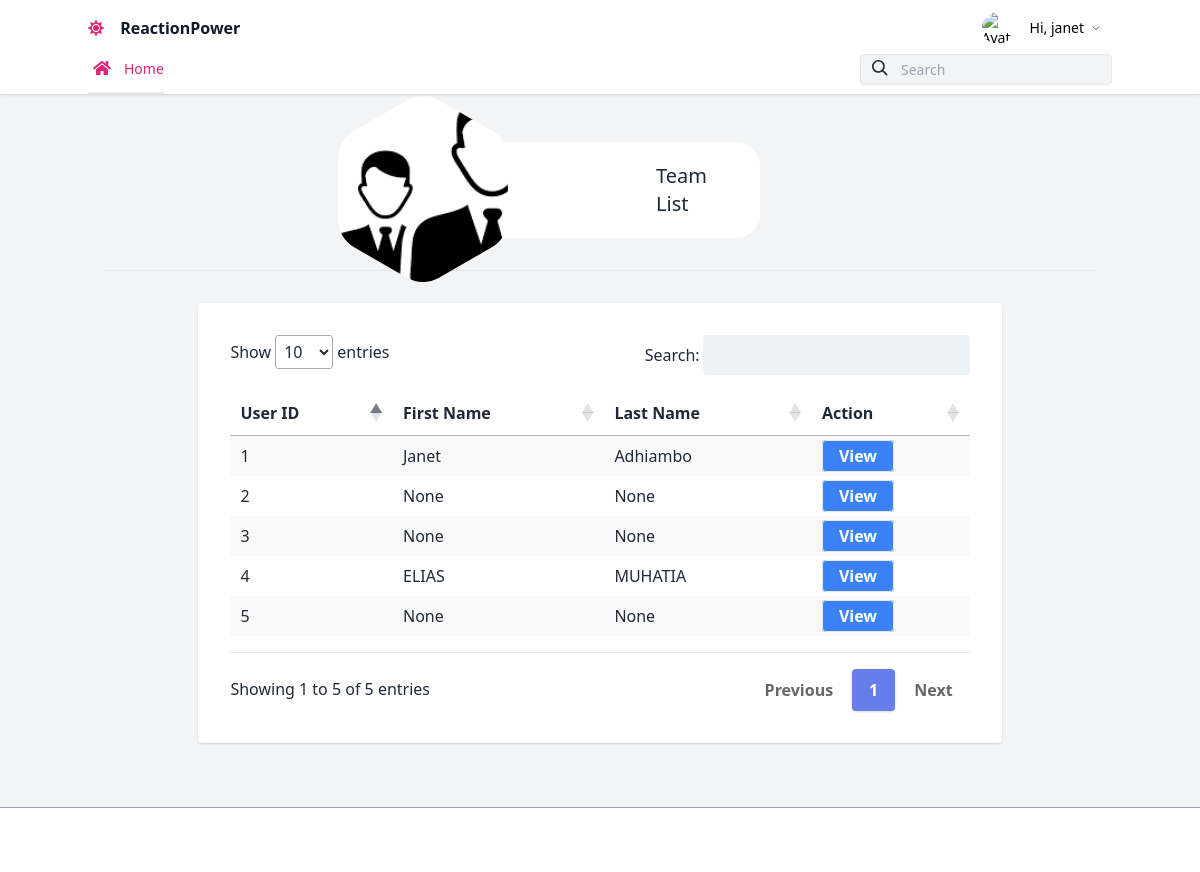
Page /responses/team/ (signed in) on the committed database.
### responses/models.py (models this page shows)
class Profile(models.Model):
    user = models.OneToOneField(User, on_delete=models.CASCADE)
    Surname = models.CharField(max_length=120, null=True)
    FirstName = models.CharField(max_length=120, null=True)
    LastName = models.CharField(max_length=120, null=True)
    Role = models.CharField(max_length=20, null=True)
    Gender = models.CharField(max_length=10, choices=[
        ('M', 'Male'),
        ('F', 'Female'),
    ])
    ProfilePic = models.ImageField(upload_to="ProilePics/", blank=True, null=True)

### responses/views.py (the view)
# urls.py: path('team/', views.team_view, name='team'),
@login_required
def team_view(request):
    profiles = Profile.objects.all().values()
    current_user = request.user
    if current_user.is_superuser:
        context = {
            'profile': profiles,
            'var2': 67
        }
        print(context)
        return render(request, "responses/team.html", context)
    else:
        return redirect('responses:my_responses')

### responses/templates/responses/team.html (shortened to what this page needs)
{% extends 'responses/base.html' %}
{% block body %}
<div class="flex items-center justify-center  bg-gray-100" style="margin-top:30px;">
    <div class="flex flex-col items-center w-full max-w-xs p-4 bg-white rounded-3xl md:flex-row">
        <div class="-mt-28 md:-my-16 md:-ml-32" style="clip-path: url(#roundedPolygon)">
            <img
                 class="w-auto h-48"
                 alt="Ahmed Kamel"
            />
        </div>
        <div class="flex flex-col space-y-4">
            <div class="flex flex-col items-center md:items-start">
                <h2 class="text-xl font-medium"> Team List </h2>
            </div>
        </div>
    </div>
</div>
<hr class="border-b-0 border-white-0 my-8 mx-4">
<div class="flex mb-4">
    <div class="container w-full md:w-4/5 xl:w-3/5  mx-auto px-2">
        <div id='recipients' class="p-8 mt-6 lg:mt-0 rounded shadow bg-white">
            <table id="example" class="stripe hover" style="width:100%; padding-top: 1em;  padding-bottom: 1em;">
                <thead>
                <tr>
                    <th data-priority="1">User ID</th>
                    <th data-priority="2">First Name</th>
                    <th data-priority="3">Last Name</th>
                    <th data-priority="4">Action</th>
                </tr>
                </thead>
                <tbody>
                {% for item in profile %}
                <tr>
                    <td>{{ item.id }}</td>
                    <td>{{ item.FirstName }}</td>
                    <td>{{ item.LastName }}</td>
                    <td><a href="{% url 'responses:team_single' item.id %}"
                           class="bg-blue-500 hover:bg-blue-700 text-white font-bold py-1 px-4 border border-blue-0 rounded">
                        View
                    </a></td>
                </tr>
                {% endfor %}
                </tbody>
            </table>
        </div>
    </div>
</div>
{% endblock body %}

### responses/templates/responses/base.html (shortened to what this page needs)
<!DOCTYPE html>
<html lang="en">
<head>
    <link rel="stylesheet" href="https://use.fontawesome.com/releases/v5.3.1/css/all.css"
>
    <link href="https://unpkg.com/tailwindcss@next/dist/tailwind.min.css" rel="stylesheet">
    <link href="https://cdn.datatables.net/1.10.19/css/jquery.dataTables.min.css" rel="stylesheet">
    <link href="https://cdn.datatables.net/responsive/2.2.3/css/responsive.dataTables.min.css" rel="stylesheet">
</head>
<body class="bg-gray-100 font-sans leading-normal tracking-normal {'overflow-y-hidden':showModal2}"
      x-data="{ showModal2: false }">
{% block nav %}
{% include 'responses/navbar.html' %}
{% endblock nav%}
<div class="container w-full mx-auto pt-20">
    <div class="w-full px-4 md:px-0 md:mt-8 mb-16 text-gray-800 leading-normal">
        {% block body %}
        {% endblock body %}
    </div>
</div>
<footer class="bg-white border-t border-gray-400 shadow">
    <div class="container max-w-md mx-auto flex py-8">
    </div>
</footer>
</body>
</html>

### responses/templates/responses/navbar.html (shortened to what this page needs)
<nav id="header" class="bg-white fixed w-full z-10 top-0 shadow">
    <div class="w-full container mx-auto flex flex-wrap items-center mt-0 pt-3 pb-3 md:pb-0">
        <div class="w-1/2 pl-2 md:pl-0">
            <a class="text-gray-900 text-base xl:text-xl no-underline hover:no-underline font-bold" href="#">
                <i class="fas fa-sun text-pink-600 pr-3"></i> ReactionPower
            </a>
        </div>
        <div class="w-1/2 pr-0">
            <div class="flex relative inline-block float-right">
                <div class="relative text-sm">
                    <button id="userButton" class="flex items-center focus:outline-none mr-3">
                        <img class="w-8 h-8 rounded-full mr-4" src="https://upload.wikimedia.org/wikipedia/commons/thumb/1/12/User_icon_2.svg/220px-User_icon_2.svg.png" alt="Avatar of User">
                        <span class="hidden md:inline-block">
                            Hi, {{ user }} </span>
                    </button>
                </div>
            </div>
        </div>
        <div class="w-full flex-grow lg:flex lg:items-center lg:w-auto hidden lg:block mt-2 lg:mt-0 bg-white z-20"
             id="nav-content">
            <ul class="list-reset lg:flex flex-1 items-center px-4 md:px-0">
                <li class="mr-6 my-2 md:my-0">
                    {% if user.is_superuser %}
                    <a href="{% url 'responses:dashboard' %}"
                       class="block py-1 md:py-3 pl-1 align-middle text-pink-600 no-underline hover:text-gray-900 border-b-2 border-orange-600 hover:border-orange-600">
                        <i class="fas fa-home fa-fw mr-3 text-pink-600"></i><span
                            class="pb-1 md:pb-0 text-sm">Home</span>
                    </a>
                    {% else %}
                    <a href="{% url 'responses:my_responses' %}"
                       class="block py-1 md:py-3 pl-1 align-middle text-pink-600 no-underline hover:text-gray-900 border-b-2 border-orange-600 hover:border-orange-600">
                        <i class="fas fa-home fa-fw mr-3 text-pink-600"></i><span
                            class="pb-1 md:pb-0 text-sm">Home</span>
                    </a>
                    {% endif %}
                </li>
            </ul>
            <div class="relative pull-right pl-4 pr-4 md:pr-0">
                <input type="search" placeholder="Search"
                       class="w-full bg-gray-100 text-sm text-gray-800 transition border focus:outline-none focus:border-gray-700 rounded py-1 px-2 pl-10 appearance-none leading-normal">
                <div class="absolute search-icon" style="top: 0.375rem;left: 1.75rem;">
                    <svg class="fill-current pointer-events-none text-gray-800 w-4 h-4"
                         xmlns="http://www.w3.org/2000/svg" viewBox="0 0 20 20">
                        <path d="M12.9 14.32a8 8 0 1 1 1.41-1.41l5.35 5.33-1.42 1.42-5.33-5.34zM8 14A6 6 0 1 0 8 2a6 6 0 0 0 0 12z"></path>
                    </svg>
                </div>
            </div>
        </div>
    </div>
</nav>

### responses/templates/responses/team.html (style rules this page uses)
table.dataTable.no-footer { border-bottom: 1px solid #e2e8f0; margin-top: 0.75em; margin-bottom: 0.75em; }

### rows in the picture
Profile: id "1", FirstName "Janet", LastName "Adhiambo"
Profile: id "2", FirstName "None", LastName "None"
Profile: id "3", FirstName "None", LastName "None"
Profile: id "4", FirstName "ELIAS", LastName "MUHATIA"
Profile: id "5", FirstName "None", LastName "None"

### other values in the picture
{{ user }} "janet"
